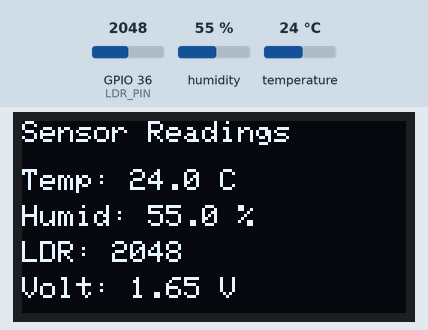
Recording of a program running on a simulated ESP32. Shown: 128×64 one-colour display. Inputs (shaded band) come from the test bench; at power-on: humidity 55 %, GPIO 36 (LDR_PIN) = 2048, temperature 24 °C. What the program prints to the serial monitor is not drawn.

Above: at 2.2 s.
2.3 s: humidity set to 22 %
At 4.0 s:
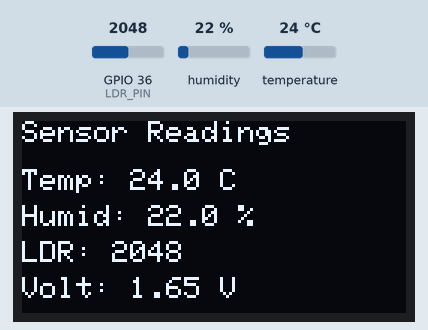
5.0 s: GPIO 36 (LDR_PIN) set to 2866
At 6.1 s:
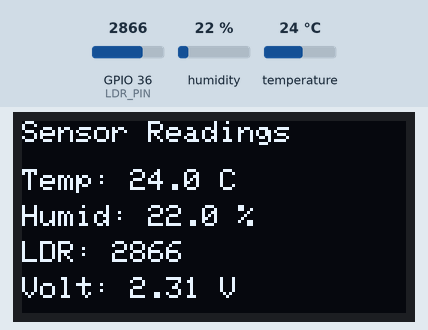
7.7 s: temperature set to 12 °C
At 10.4 s:
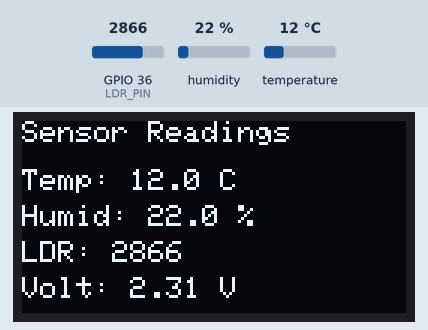
10.8 s: GPIO 36 (LDR_PIN) set to 3603
At 12.5 s:
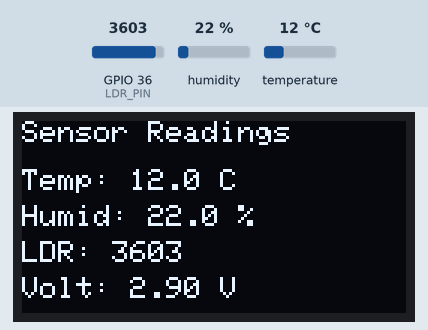
13.5 s: humidity set to 40 %
At 16.6 s:
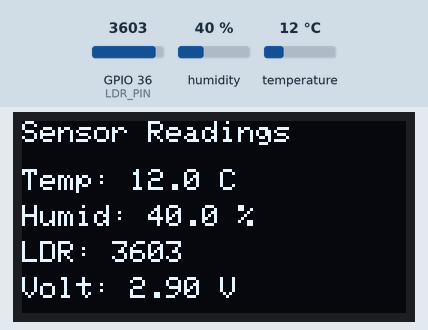
16.9 s: GPIO 36 (LDR_PIN) set to 4095
At 18.9 s:
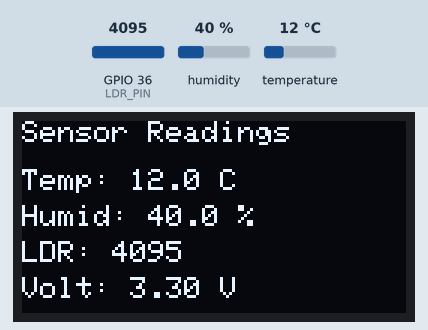
Timing chart, 0 to 20.4 s (numbered marks = the images above; inputs shaded):
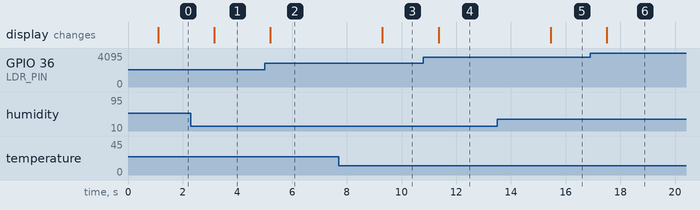

The program:

main.cpp
```cpp
#include <Arduino.h>
#include <Wire.h>
#include <Adafruit_GFX.h>
#include <Adafruit_SSD1306.h>
#include <DHT.h>

// --- Pin Configuration ---
#define LDR_PIN 36       // Analog input for LDR
#define DHTPIN 14         // DHT data pin
#define DHTTYPE DHT11     // Change to DHT22 if using that model
#define SDA_PIN 21        // OLED SDA
#define SCL_PIN 22

// --- OLED Display Setup ---
#define SCREEN_WIDTH 128
#define SCREEN_HEIGHT 64
Adafruit_SSD1306 display(SCREEN_WIDTH, SCREEN_HEIGHT, &Wire, -1);

// --- DHT Sensor Setup ---
DHT dht(DHTPIN, DHTTYPE);

// --- Setup Function ---
void setup() {
  Serial.begin(115200);
  Serial.println("ESP32 with LDR + DHT + OLED");

  // Initialize I2C
  Wire.begin(SDA_PIN, SCL_PIN);

  // Initialize OLED
  if (!display.begin(SSD1306_SWITCHCAPVCC, 0x3C)) {
    Serial.println("SSD1306 allocation failed");
    for (;;);
  }
  display.clearDisplay();
  display.setTextColor(SSD1306_WHITE);
  display.setTextSize(2);
  display.setCursor(0, 0);
  display.println("Initializing...");
  display.display();

  // Initialize DHT
  dht.begin();
  delay(1000);
}

// --- Main Loop ---
void loop() {
  // --- LDR Reading ---
  int adcValue = analogRead(LDR_PIN);
  float voltage = (adcValue / 4095.0) * 3.3;

  // --- DHT Readings ---
  float temperature = dht.readTemperature();
  float humidity = dht.readHumidity();

  // --- Check Sensor Errors ---
  if (isnan(temperature) || isnan(humidity)) {
    Serial.println("Error reading DHT sensor!");
    display.clearDisplay();
    display.setTextSize(1);
    display.setCursor(0, 0);
    display.println("DHT Error!");
    display.display();
    delay(2000);
    return;
  }


  // --- Print to Serial Monitor ---
  Serial.printf("LDR ADC: %d | Voltage: %.2f V | Temp: %.1f C | Humidity: %.1f %%\n",
                adcValue, voltage, temperature, humidity);

  // --- Display on OLED ---
  display.clearDisplay();
  display.setTextSize(1);
  display.setCursor(0, 0);
  display.println("Sensor Readings");

  display.setCursor(0, 16);
  display.print("Temp: ");
  display.print(temperature, 1);
  display.println(" C");

  display.setCursor(0, 28);
  display.print("Humid: ");
  display.print(humidity, 1);
  display.println(" %");

  display.setCursor(0, 40);
  display.print("LDR: ");
  display.print(adcValue);

  display.setCursor(0, 52);
  display.print("Volt: ");
  display.print(voltage, 2);
  display.println(" V");

  display.display();

  delay(2000);
}
```

Measured:
- after the input at 2.3 s, the display: changes after 0.85 s (image 1)
- after the input at 5.0 s, the display: changes after 0.20 s (image 2)
- after the input at 7.7 s, the display: changes after 1.6 s (image 3)
- after the input at 10.8 s, the display: changes after 0.55 s (image 4)
- after the input at 13.5 s, the display: changes after 2.0 s (image 5)
- after the input at 16.9 s, the display: changes after 0.60 s (image 6)
